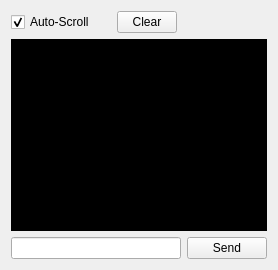
            <widget class="QWidget" name="ControlConsole">
             <property name="enabled">
              <bool>true</bool>
             </property>
             <attribute name="title">
              <string>Control</string>
             </attribute>
             <layout class="QVBoxLayout" name="verticalLayout_5">
              <item>
               <layout class="QHBoxLayout" name="horizontalLayout_10" stretch="1,7,0">
                <item>
                 <widget class="QCheckBox" name="CCBAutoScroll">
                  <property name="minimumSize">
                   <size>
                    <width>100</width>
                    <height>0</height>
                   </size>
                  </property>
                  <property name="maximumSize">
                   <size>
                    <width>100</width>
                    <height>16777215</height>
                   </size>
                  </property>
                  <property name="text">
                   <string>Auto-Scroll</string>
                  </property>
                  <property name="checked">
                   <bool>true</bool>
                  </property>
                 </widget>
                </item>
                <item>
                 <widget class="QPushButton" name="CConsoleClear">
                  <property name="minimumSize">
                   <size>
                    <width>60</width>
                    <height>0</height>
                   </size>
                  </property>
                  <property name="maximumSize">
                   <size>
                    <width>60</width>
                    <height>16777215</height>
                   </size>
                  </property>
                  <property name="text">
                   <string>Clear</string>
                  </property>
                 </widget>
                </item>
                <item>
                 <spacer name="horizontalSpacer">
                  <property name="orientation">
                   <enum>Qt::Horizontal</enum>
                  </property>
                  <property name="sizeHint" stdset="0">
                   <size>
                    <width>40</width>
                    <height>20</height>
                   </size>
                  </property>
                 </spacer>
                </item>
               </layout>
              </item>
              <item>
               <widget class="QTextBrowser" name="CConsoleTextBrowser">
                <property name="enabled">
                 <bool>true</bool>
                </property>
                <property name="font">
                 <font>
                  <family>Ubuntu Sans</family>
                 </font>
                </property>
                <property name="styleSheet">
                 <string notr="true">QTextBrowser {
	background-color: #000000;
	color: #ffffff;
}</string>
                </property>
                <property name="readOnly">
                 <bool>true</bool>
                </property>
                <property name="textInteractionFlags">
                 <set>Qt::NoTextInteraction</set>
                </property>
               </widget>
              </item>
              <item>
               <layout class="QHBoxLayout" name="horizontalLayout_2">
                <item>
                 <widget class="QLineEdit" name="CConsoleMessage"/>
                </item>
                <item>
                 <widget class="QPushButton" name="CCBSend">
                  <property name="text">
                   <string>Send</string>
                  </property>
                 </widget>
                </item>
               </layout>
              </item>
             </layout>
            </widget>
